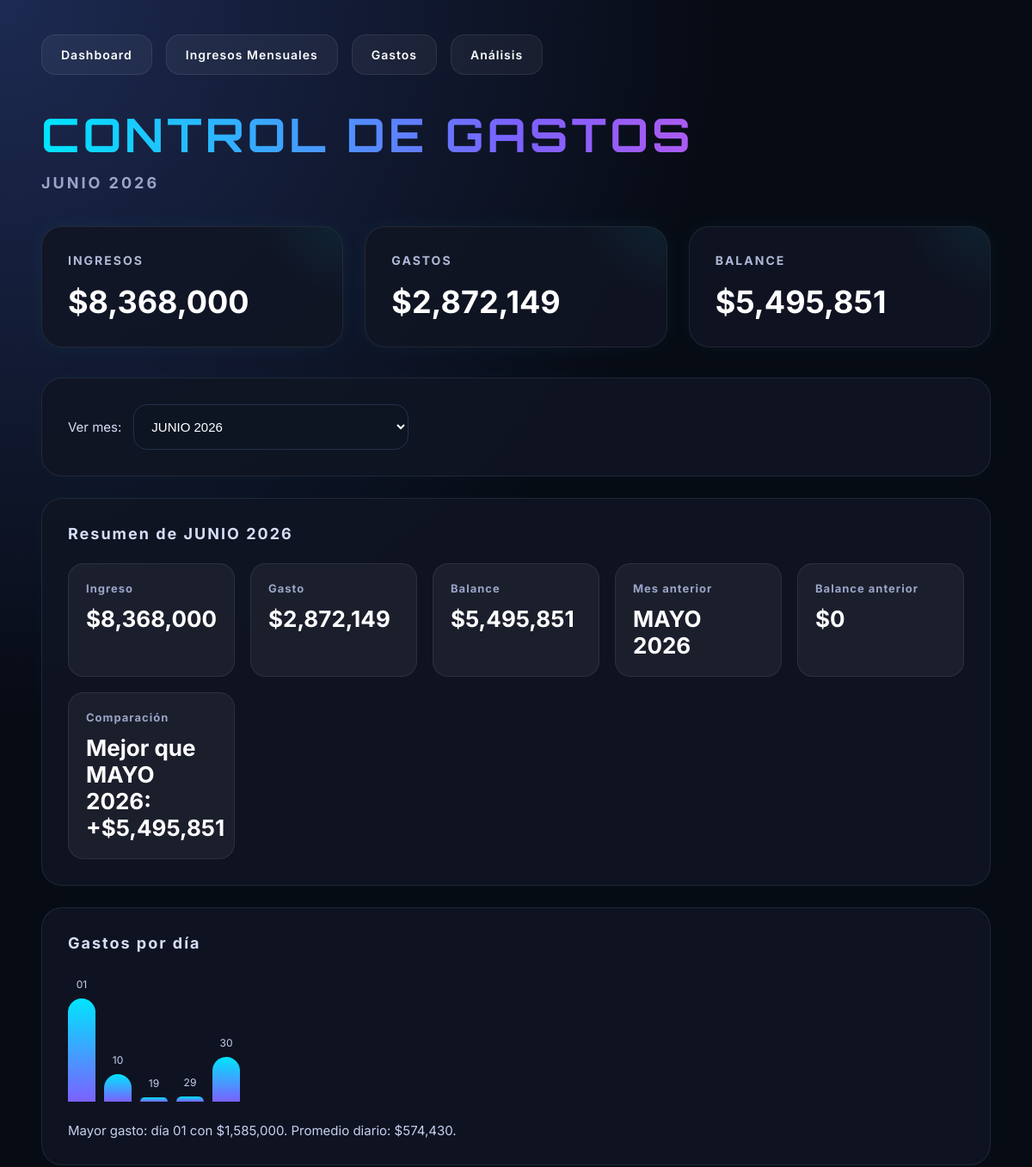
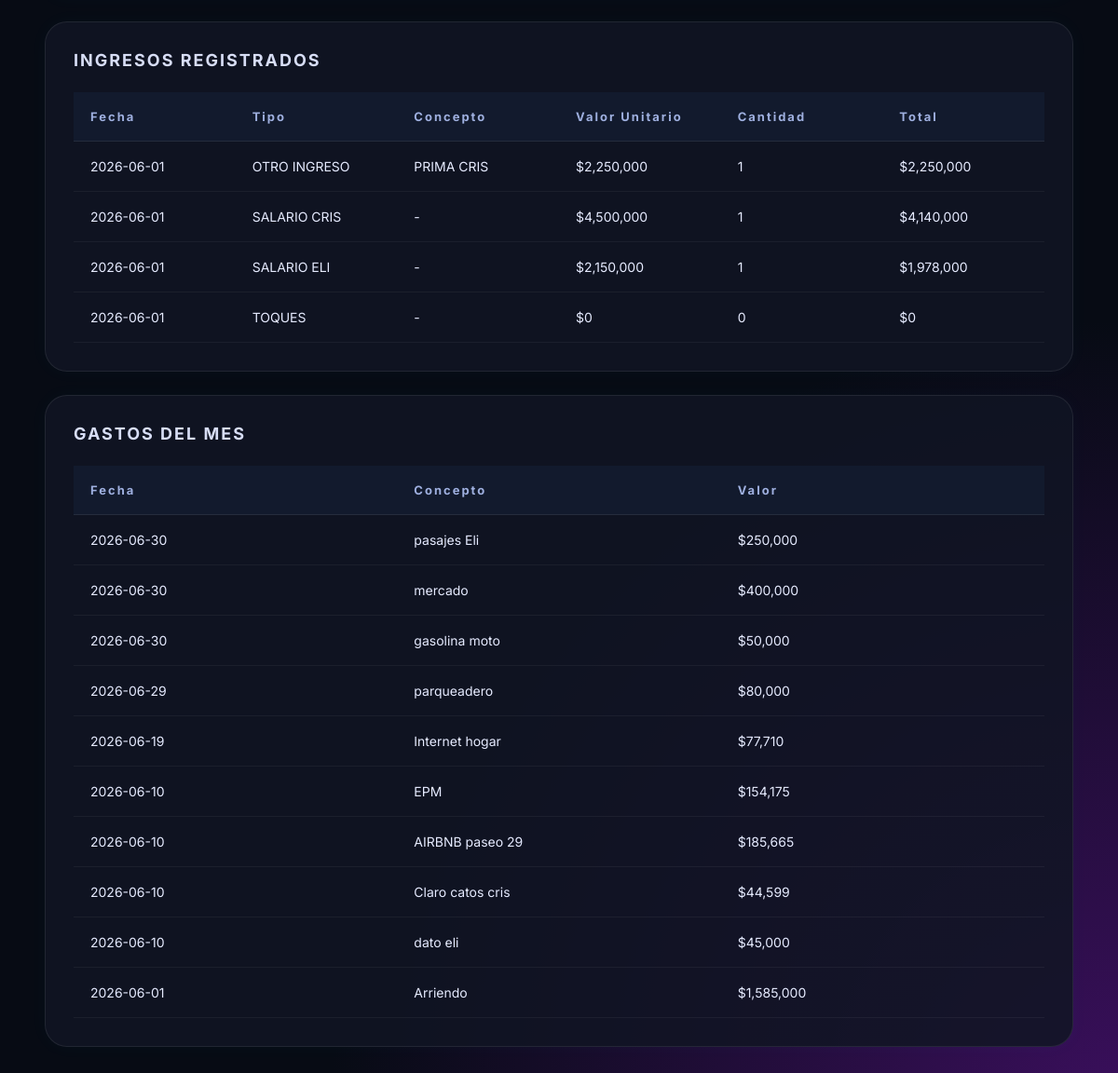
The page / on the database its author committed (2 pictures, top to bottom).
### tables this page shows
CREATE TABLE ingresos (

        id INTEGER PRIMARY KEY AUTOINCREMENT,

        tipo_ingreso_id INTEGER,

        concepto_otro TEXT,

        valor_unitario REAL,

        cantidad INTEGER,

        total REAL,

        fecha TEXT, mes TEXT,

        FOREIGN KEY(tipo_ingreso_id)
        REFERENCES tipos_ingreso(id)
    );

CREATE TABLE tipos_ingreso (

        id INTEGER PRIMARY KEY AUTOINCREMENT,

        nombre TEXT UNIQUE NOT NULL,

        aplica_deduccion INTEGER NOT NULL,

        tipo_calculo TEXT NOT NULL,

        valor_unitario REAL DEFAULT 0
    );

CREATE TABLE gastos (

        id INTEGER PRIMARY KEY AUTOINCREMENT,

        concepto TEXT NOT NULL,

        valor REAL NOT NULL,

        fecha TEXT NOT NULL,

        mes TEXT NOT NULL
    );

### app.py (the view)
@app.route("/")
def index():
    conn = get_connection()
    cur = conn.cursor()
    requested_mes = request.args.get("mes")
    default_mes = format_mes_label(datetime.now())
    mes_actual = requested_mes or default_mes
    available_meses = set()
    for row in cur.execute("SELECT mes FROM gastos").fetchall():
        if row["mes"]:
            available_meses.add(row["mes"].strip())
    for row in cur.execute("SELECT mes FROM ingresos").fetchall():
        if row["mes"]:
            available_meses.add(row["mes"].strip())
    available_meses.add(default_mes)
    formatted_months = sorted(
        [m for m in available_meses if parse_mes_label(m)],
        key=lambda m: parse_mes_label(m),
        reverse=True
    )
    if not parse_mes_label(mes_actual):
        mes_actual = default_mes
    mes_anterior = get_previous_month_label(mes_actual)
    gastos = cur.execute("""
        SELECT *
        FROM gastos
        WHERE mes = ?
        ORDER BY fecha DESC
    """, (mes_actual,)).fetchall()
    ingresos = cur.execute("""
        SELECT
            ingresos.*,
            tipos_ingreso.nombre AS tipo_nombre,
            tipos_ingreso.tipo_calculo
        FROM ingresos
        INNER JOIN tipos_ingreso
        ON ingresos.tipo_ingreso_id = tipos_ingreso.id
        WHERE ingresos.mes = ?
        ORDER BY fecha DESC
    """, (mes_actual,)).fetchall()
    total_gastos = sum(g["valor"] for g in gastos)
    total_ingresos = sum(i["total"] for i in ingresos)
    balance = total_ingresos - total_gastos
    prev_totals = cur.execute("""
        SELECT
            SUM(total) AS ingresos,
            (SELECT SUM(valor) FROM gastos WHERE mes = ?) AS gastos
        FROM ingresos
        WHERE mes = ?
    """, (mes_anterior, mes_anterior)).fetchone()
    prev_ingresos = prev_totals["ingresos"] or 0
    prev_gastos = prev_totals["gastos"] or 0
    prev_balance = prev_ingresos - prev_gastos
    balance_diff = balance - prev_balance
    if mes_anterior:
        if balance_diff > 0:
            comparacion_text = f"Mejor que {mes_anterior}: +${balance_diff:,.0f}"
        elif balance_diff < 0:
            comparacion_text = f"Peor que {mes_anterior}: -${abs(balance_diff):,.0f}"
        else:
            comparacion_text = f"Igual al mes anterior {mes_anterior}."
    else:
        comparacion_text = "No hay comparación con mes anterior disponible."
    gastos_por_dia_rows = cur.execute("""
        SELECT fecha, SUM(valor) AS total
        FROM gastos
        WHERE mes = ?
        GROUP BY fecha
        ORDER BY fecha ASC
    """, (mes_actual,)).fetchall()
    gastos_por_dia = []
    max_total = max((row["total"] for row in gastos_por_dia_rows), default=0)
    for row in gastos_por_dia_rows:
        fecha_obj = datetime.strptime(row["fecha"], "%Y-%m-%d")
        day_label = fecha_obj.strftime("%d")
        altura = int((row["total"] / max_total) * 120) if max_total > 0 else 10
        gastos_por_dia.append({
            "day": day_label,
            "total": row["total"],
            "height": altura
        })
    mayor_dia_gasto = None
    if gastos_por_dia:
        mayor_dia_gasto = max(gastos_por_dia, key=lambda item: item["total"])
    dias_con_gasto = len(gastos_por_dia)
    gasto_promedio = total_gastos / dias_con_gasto if dias_con_gasto else 0
    tipos_ingreso = cur.execute("SELECT * FROM tipos_ingreso ORDER BY nombre").fetchall()
    conn.close()
    return render_template(
        "index.html",
        gastos=gastos,
        ingresos=ingresos,
        tipos_ingreso=tipos_ingreso,
        mes_actual=mes_actual,
        available_meses=formatted_months,
        total_gastos=total_gastos,
        total_ingresos=total_ingresos,
        balance=balance,
        mes_anterior=mes_anterior,
        prev_ingresos=prev_ingresos,
        prev_gastos=prev_gastos,
        prev_balance=prev_balance,
        comparacion_text=comparacion_text,
        gastos_por_dia=gastos_por_dia,
        mayor_dia_gasto=mayor_dia_gasto,
        gasto_promedio=gasto_promedio
    )

### app.py (called while the page is built)
def get_connection():
    conn = sqlite3.connect(DB)
    conn.row_factory = sqlite3.Row
    return conn

def parse_mes_label(mes_label):
    if not mes_label:
        return None
    parts = mes_label.strip().upper().split()
    if len(parts) != 2:
        return None
    name, year = parts
    month = SPANISH_MONTHS.get(name) or ENGLISH_MONTHS.get(name)
    if not month:
        return None
    try:
        return datetime(int(year), month, 1)
    except ValueError:
        return None

def format_mes_label(date_obj):
    return f"{MONTH_NAMES[date_obj.month]} {date_obj.year}"

def get_previous_month_label(mes_label):
    current = parse_mes_label(mes_label)
    if not current:
        return None
    prev = (current.replace(day=1) - timedelta(days=1)).replace(day=1)
    return format_mes_label(prev)

### templates/index.html (shortened to what this page needs)
<!DOCTYPE html>
<html lang="es">
<head>
    <link rel="stylesheet"
          href="{{ url_for('static', filename='style.css') }}">
</head>
<body>
<div class="container">
    <div class="topbar">
        <a href="/">
            Dashboard
        </a>
        <a href="/ingresos_mensuales">
            Ingresos Mensuales
        </a>
        <a href="/gastos">
            Gastos
        </a>
        <a href="/analisis">
            Análisis
        </a>
    </div>
    <h1>CONTROL DE GASTOS</h1>
    <h2>{{ mes_actual }}</h2>
    <div class="cards">
        <div class="card">
            <h3>INGRESOS</h3>
            <p>
                ${{ "{:,.0f}".format(total_ingresos) }}
            </p>
        </div>
        <div class="card">
            <h3>GASTOS</h3>
            <p>
                ${{ "{:,.0f}".format(total_gastos) }}
            </p>
        </div>
        <div class="card">
            <h3>BALANCE</h3>
            <p>
                ${{ "{:,.0f}".format(balance) }}
            </p>
        </div>
    </div>
    <div class="box">
        <form method="GET" action="/">
            <label class="month-filter">
                <span>Ver mes:</span>
                <select name="mes" onchange="this.form.submit()">
                    {% for mes in available_meses %}
                    <option value="{{ mes }}" {% if mes == mes_actual %}selected{% endif %}>
                        {{ mes }}
                    </option>
                    {% endfor %}
                </select>
            </label>
        </form>
    </div>
    <div class="box">
        <h3>Resumen de {{ mes_actual }}</h3>
        <div class="stats-grid">
            <div class="stat-card">
                <strong>Ingreso</strong>
                <p>${{ "{:,.0f}".format(total_ingresos) }}</p>
            </div>
            <div class="stat-card">
                <strong>Gasto</strong>
                <p>${{ "{:,.0f}".format(total_gastos) }}</p>
            </div>
            <div class="stat-card">
                <strong>Balance</strong>
                <p>${{ "{:,.0f}".format(balance) }}</p>
            </div>
            <div class="stat-card">
                <strong>Mes anterior</strong>
                <p>{{ mes_anterior or 'N/A' }}</p>
            </div>
            <div class="stat-card">
                <strong>Balance anterior</strong>
                <p>${{ "{:,.0f}".format(prev_balance) }}</p>
            </div>
            <div class="stat-card">
                <strong>Comparación</strong>
                <p>{{ comparacion_text }}</p>
            </div>
        </div>
    </div>
    <div class="box">
        <h3>Gastos por día</h3>
        {% if gastos_por_dia %}
        <div class="chart-wrapper">
            {% for punto in gastos_por_dia %}
            <div class="chart-bar"
                 style="height: {{ punto.height }}px;"
                 title="Día {{ punto.day }}: ${{ "{:,.0f}".format(punto.total) }}">
                <span>{{ punto.day }}</span>
            </div>
            {% endfor %}
        </div>
        <p class="chart-summary">
            Mayor gasto: día {{ mayor_dia_gasto.day }} con
            ${{ "{:,.0f}".format(mayor_dia_gasto.total) }}.
            Promedio diario: ${{ "{:,.0f}".format(gasto_promedio) }}.
        </p>
        {% else %}
        <p>No hay gastos registrados para este mes.</p>
        {% endif %}
    </div>
    <div class="box">
        <h3>INGRESOS REGISTRADOS</h3>
        <table>
            <thead>
                <tr>
                    <th>Fecha</th>
                    <th>Tipo</th>
                    <th>Concepto</th>
                    <th>Valor Unitario</th>
                    <th>Cantidad</th>
                    <th>Total</th>
                </tr>
            </thead>
            <tbody>
                {% for ingreso in ingresos %}
                <tr>
                    <td>
                        {{ ingreso.fecha }}
                    </td>
                    <td>
                        {{ ingreso.tipo_nombre }}
                    </td>
                    <td>
                        {% if ingreso.concepto_otro %}
                            {{ ingreso.concepto_otro }}
                        {% else %}
                            -
                        {% endif %}
                    </td>
                    <td>
                        ${{ "{:,.0f}".format(ingreso.valor_unitario) }}
                    </td>
                    <td>
                        {{ ingreso.cantidad }}
                    </td>
                    <td>
                        ${{ "{:,.0f}".format(ingreso.total) }}
                    </td>
                </tr>
                {% endfor %}
            </tbody>
        </table>
    </div>
    <div class="box">
        <h3>GASTOS DEL MES</h3>
        <table>
            <thead>
                <tr>
                    <th>Fecha</th>
                    <th>Concepto</th>
                    <th>Valor</th>
                </tr>
            </thead>
            <tbody>
                {% for gasto in gastos %}
                <tr>
                    <td>
                        {{ gasto.fecha }}
                    </td>
                    <td>
                        {{ gasto.concepto }}
                    </td>
                    <td>
                        ${{ "{:,.0f}".format(gasto.valor) }}
                    </td>
                </tr>
                {% endfor %}
            </tbody>
        </table>
    </div>
</div>
</body>
</html>

### static/style.css (style rules this page uses)
* { margin:0; padding:0; box-sizing:border-box; }
html { scroll-behavior:smooth; }
body { background: radial-gradient(circle at top left, #1d2a52 0%, transparent 30%), radial-gradient(circle at bottom right, #3a0f5c 0%, transparent 30%), #070b14; color:white; font-family:'Inter', sans-serif; min-height:100vh; overflow-x:hidden; }
.container { width:92%; max-width:1400px; margin:auto; padding:40px 0; }
.topbar { display:flex; gap:16px; margin-bottom:35px; }
.topbar a { text-decoration:none; color:white; padding:14px 22px; border-radius:16px; background:rgba(255,255,255,0.05); border:1px solid rgba(255,255,255,0.08); transition:0.15s; font-size:14px; font-weight:600; letter-spacing:1px; }
h1 { font-family:'Orbitron', sans-serif; font-size:54px; background:linear-gradient( 90deg, #00e5ff, #7b61ff, #ff4fd8 ); -webkit-background-clip:text; -webkit-text-fill-color:transparent; margin-bottom:12px; letter-spacing:4px; }
h2 { color:#9aa4c7; font-size:18px; margin-bottom:40px; letter-spacing:3px; text-transform:uppercase; }
.cards { display:flex; flex-wrap:wrap; gap:25px; margin-bottom:35px; }
.card { flex:1; min-width:260px; background:rgba(17, 22, 36, 0.85); border:1px solid rgba(255,255,255,0.08); border-radius:24px; padding:30px; position:relative; overflow:hidden; transition:transform 0.2s, box-shadow 0.2s; box-shadow: 0 0 25px rgba(0,229,255,0.05); }
.card::before { content:""; position:absolute; width:200px; height:200px; background:radial-gradient( circle, rgba(0,229,255,0.08), transparent 70% ); top:-120px; right:-100px; pointer-events:none; }
.card h3 { color:#aeb8d6; margin-bottom:18px; font-size:14px; letter-spacing:2px; }
.card p { font-size:36px; font-weight:700; color:#ffffff; }
.box { background:rgba(17, 22, 36, 0.85); border:1px solid rgba(255,255,255,0.08); border-radius:24px; padding:30px; margin-bottom:25px; overflow:hidden; box-shadow: 0 0 20px rgba(0,229,255,0.03); }
.box h3 { margin-bottom:24px; color:#d7ddf5; font-size:18px; letter-spacing:2px; }
form { display:flex; flex-direction:column; gap:15px; }
input, select { width:100%; padding:16px; background:#0d1422; border:1px solid #24304a; border-radius:16px; color:white; font-size:15px; transition:border-color 0.15s, box-shadow 0.15s; }
table { width:100%; border-collapse:collapse; overflow:hidden; }
@media (min-width:901px) { table { display:table; width:100%; } }
@media (min-width:901px) { table thead, table tbody { display:table-row-group; width:100%; } }
@media (min-width:901px) { table th, table td { white-space:normal; overflow:visible; text-overflow:clip; padding:18px; } }
table { table-layout:fixed; }
table thead { background:#121a2d; }
table th { padding:18px; text-align:left; color:#9fb0e0; font-size:13px; letter-spacing:2px; border-bottom:1px solid rgba(255,255,255,0.08); }
table td { padding:18px; border-bottom:1px solid rgba(255,255,255,0.05); color:#e6ebff; font-size:14px; }
table tr { transition:background 0.1s; }
.month-filter { display:flex; align-items:center; gap:14px; font-size:15px; color:#d7ddf5; }
.month-filter select { max-width:320px; }
.stats-grid { display:grid; grid-template-columns:repeat(auto-fit, minmax(160px, 1fr)); gap:18px; }
.stat-card { background:rgba(255,255,255,0.05); border:1px solid rgba(255,255,255,0.08); border-radius:18px; padding:20px; }
.stat-card strong { display:block; color:#9aa4c7; margin-bottom:12px; letter-spacing:1px; font-size:13px; }
.stat-card p { font-size:26px; font-weight:700; color:#fff; }
.chart-wrapper { display:flex; align-items:flex-end; gap:10px; min-height:160px; padding:20px 0 10px; overflow-x:auto; }
.chart-bar { width:32px; background:linear-gradient(180deg, #00e5ff, #7b61ff); border-radius:18px 18px 0 0; position:relative; flex-shrink:0; }
.chart-bar span { position:absolute; top:-24px; left:50%; transform:translateX(-50%); font-size:12px; color:#c7d0f0; }
.chart-summary { margin-top:14px; color:#c7d0f0; font-size:15px; }

### rows shown on the page
ingresos: fecha "2026-06-01", tipo_nombre "OTRO INGRESO", concepto_otro "PRIMA CRIS", valor_unitario "2,250,000", cantidad "1", total "2,250,000"
ingresos: fecha "2026-06-01", tipo_nombre "SALARIO CRIS", valor_unitario "4,500,000", cantidad "1", total "4,140,000"
ingresos: fecha "2026-06-01", tipo_nombre "SALARIO ELI", valor_unitario "2,150,000", cantidad "1", total "1,978,000"
ingresos: fecha "2026-06-01", tipo_nombre "TOQUES", valor_unitario "0", cantidad "0", total "0"
gastos: fecha "2026-06-30", concepto "pasajes Eli", valor "250,000"
gastos: fecha "2026-06-30", concepto "mercado", valor "400,000"
gastos: fecha "2026-06-30", concepto "gasolina moto", valor "50,000"
gastos: fecha "2026-06-29", concepto "parqueadero", valor "80,000"
gastos: fecha "2026-06-19", concepto "Internet hogar", valor "77,710"
gastos: fecha "2026-06-10", concepto "EPM", valor "154,175"
gastos: fecha "2026-06-10", concepto "AIRBNB paseo 29", valor "185,665"
gastos: fecha "2026-06-10", concepto "Claro catos cris", valor "44,599"
gastos: fecha "2026-06-10", concepto "dato eli", valor "45,000"
gastos: fecha "2026-06-01", concepto "Arriendo", valor "1,585,000"

### other values the page prints
{{ mes_actual }} "JUNIO 2026"
{{ "{:,.0f}".format(total_ingresos) }} "8,368,000"
{{ "{:,.0f}".format(total_gastos) }} "2,872,149"
{{ "{:,.0f}".format(balance) }} "5,495,851"
{{ mes_anterior or 'N/A' }} "MAYO 2026"
{{ "{:,.0f}".format(prev_balance) }} "0"
{{ comparacion_text }} "Mejor que MAYO 2026: +$5,495,851"
{{ punto.day }} "01" "10" "19" "29" "30"
{{ mayor_dia_gasto.day }} "01"
{{ "{:,.0f}".format(mayor_dia_gasto.total) }} "1,585,000"
{{ "{:,.0f}".format(gasto_promedio) }} "574,430"
form field mes "JUNIO 2026"
